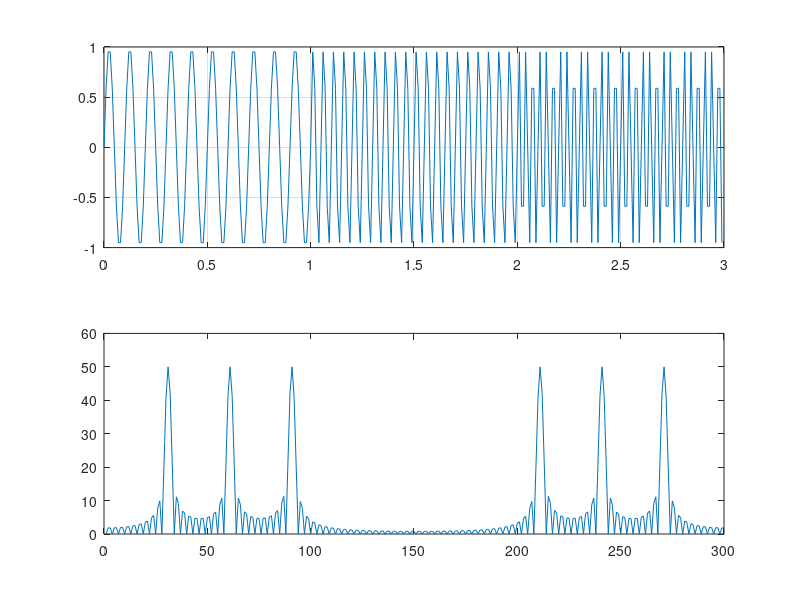

The MATLAB script that drew this image: (Note: this script raises an error after producing the figure.)
clc, clear, close all

fs = 100;
f1 = 10;
f2 = 20;
f3 = 30;

t1 = 0: 1/fs: 1- 1/fs;
x1 = sin(2*pi*f1*t1);
t2 = 1: 1/fs: 2- 1/fs;
x2 = sin(2*pi*f2*t2);
t3 = 2: 1/fs: 3- 1/fs;
x3 = sin(2*pi*f3*t3);

t = [t1 t2 t3];
x = [x1 x2 x3];
N = length(x);

figure
subplot(2,1,1)
plot(t,x), grid on
subplot(2,1,2)
plot(abs(fft(x)))

figure 
cwt(x, 'amor',fs)

fb = cwtfilters2array('SignalLength', nummel(x), 'SamplingFrequency', 'FrequencyLimits', [10 30]);

figure
freqz(fb)

figure
cwt(x,'FilterBank', fb)
